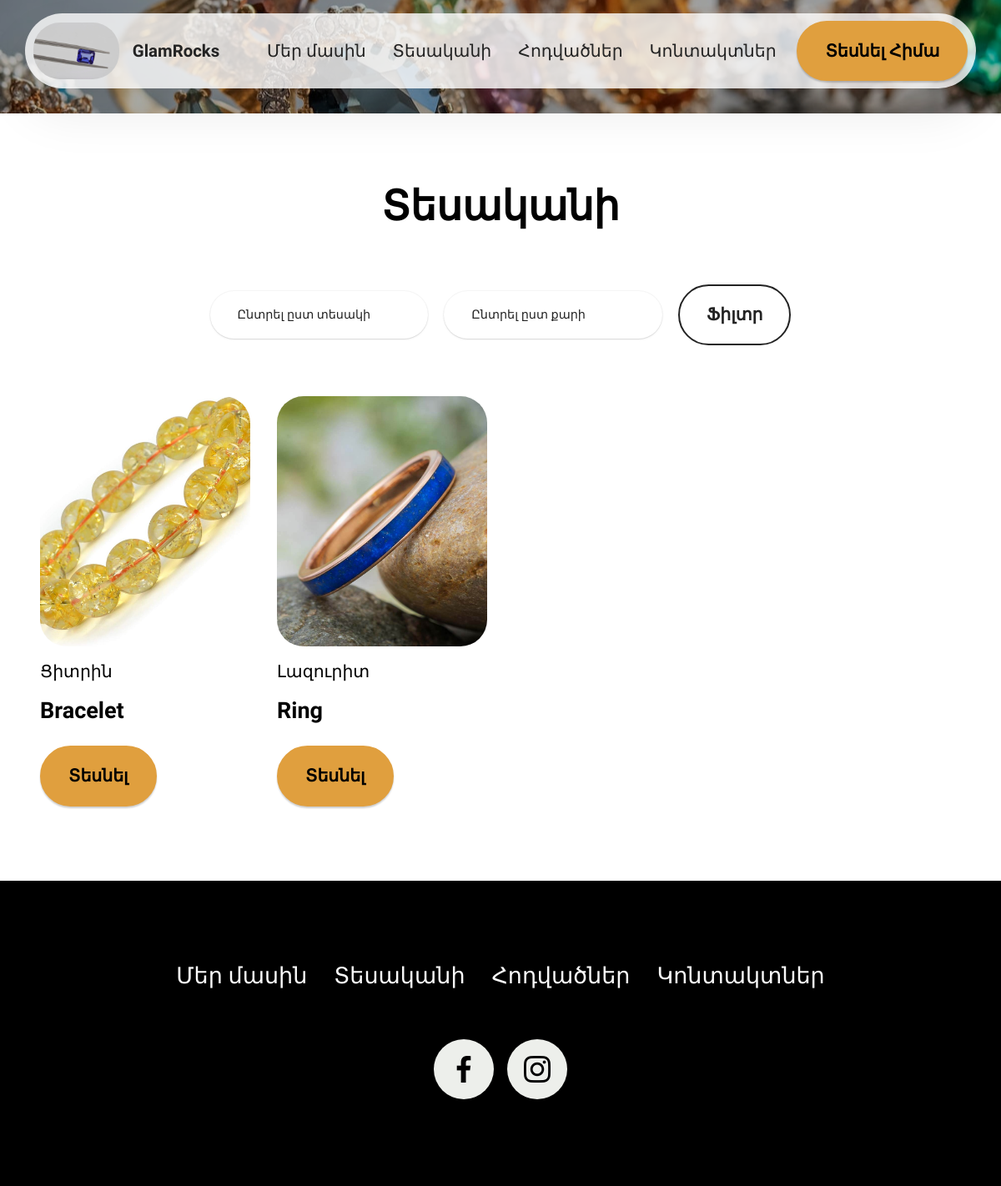
The app's page /product/ with its own data.
### store/models.py (models this page shows, shortened)
class Product(models.Model):
    title = models.CharField(max_length=200, verbose_name='Название')
    pub_date = models.DateTimeField(auto_now_add=True)
    body = models.TextField(verbose_name='Описание')
    image = models.ImageField(upload_to='store/products', verbose_name='Изображение')
    price = models.DecimalField(max_digits=6, decimal_places=2, default=0.00, verbose_name='Цена')
    CATEGORY_CHOICES = [
        ('bracelets', 'Բրասլետներ'),
        ('rings', 'Մատանիներ'),
        ('earrings', 'Ականջօղներ'),
        ('necklaces', 'Վզնոցներ'),
        ('colognes', 'Կուլոններ'),
        ('men', 'Տղամարդկանց համար'),
        ('other', 'Այլ')
    ]
    category = models.CharField(max_length=20, choices=CATEGORY_CHOICES, default='other', verbose_name='Категория')
    tag = models.CharField(max_length=30, default='քարեր', verbose_name='Тег')
    class Meta:
        verbose_name = "Продукт"
        verbose_name_plural = "Продукты"

### store/views.py (the view)
# urls.py: path('product/', views.products, name='products'),
def products(request):
    category = request.GET.get('category')
    tag = request.GET.get('tag')
    if category and tag:
        products = Product.objects.filter(category=category, tag=tag)
    elif category:
        products = Product.objects.filter(category=category)
    elif tag:
        products = Product.objects.filter(tag=tag)
    else:
        products = Product.objects.all()
    categories = Product.CATEGORY_CHOICES
    tags = Product.objects.values('tag').distinct()
    return render(request, 'store/products.html', {'products': products, 'categories': categories, 'tags': tags})

### templates/store/products.html (shortened to what this page needs)
{% extends 'store/base.html' %}
{% load static %}
{% block content %}
{% include 'store/header_secondary.html' %}
<section class="blog-2 cid-tZQRXE9pSn" id="blog-2-tZQRXE9pSn">
    <div class="container-fluid">
        <div class="row justify-content-center mb-5">
            <div class="col-12 content-head">
                <div class="mbr-section-head">
                    <h4 class="mbr-section-title mbr-fonts-style align-center mb-0 display-2">
                        <strong>Տեսականի</strong>
                    </h4>
                </div>
            </div>
        </div>
        <div class="container">
            <form method="GET" action="{% url 'products' %}">
                <div class="row align-items-center justify-content-center mb-5"">
                    <div class="col-sm-3 my-1">
                        <select class="form-control small-text" name="category">
                            <option selected value="">Ընտրել ըստ տեսակի</option>
                        </select>
                    </div>
                    <div class="col-sm-3 my-1">
                        <select class="form-control small-text" name="tag">
                            <option selected value="">Ընտրել ըստ քարի</option>
                        </select>
                    </div>
                    <div class="mbr-section-btn col-md-auto my-1">"
                        <button class="btn btn-black-outline display-7" type="submit">Ֆիլտր</button>
                    </div>
            </form>
        </div>
        <div class="row">
            {% for product in products %}
            <div class="item features-image col-12 col-md-6 col-lg-3 active">
                <div class="item-wrapper">
                    <div class="item-img mb-3">
                        <img src="{{ product.image.url }}">
                    </div>
                    <div class="item-content align-left">
                        <h5 class="item-title mbr-fonts-style mt-0 mb-3 display-7">
                            {{ product.tag }}
                        </h5>
                        <h6 class="item-subtitle mbr-fonts-style mb-3 display-5">
                            <strong>{{ product.title }}</strong>
                        </h6>
                        <div class="mbr-section-btn item-footer">
                            <a href="{% url 'product' product.id %}" class="btn item-btn btn-primary display-7">
                                Տեսնել
                            </a>
                        </div>
                    </div>
                </div>
            </div>
            {% endfor %}
        </div>
    </div>
</section>
{% endblock %}

### static/store/css/theme/css/style.css (style rules this page uses)
section { background-color: #ffffff; }
button { background-color: transparent; border-color: transparent; }
section, .container, .container-fluid { position: relative; word-wrap: break-word; }
a { font-style: normal; font-weight: 400; cursor: pointer; }
a, a:hover { text-decoration: none; }
.mbr-section-title { font-style: normal; line-height: 1.3; }
h1, h2, h3, h4, h5, h6, .display-1, .display-2, .display-4, .display-5, .display-7, span, p, a { line-height: 1; word-break: break-word; word-wrap: break-word; font-weight: 400; }
b, strong { font-weight: bold; }
section { background-position: 50% 50%; background-repeat: no-repeat; background-size: cover; }
.align-left { text-align: left; }
.align-center { text-align: center; }
img, iframe { display: block; width: 100%; }
.mbr-section-btn { margin-left: -0.6rem; margin-right: -0.6rem; font-size: 0; }
.btn { font-weight: 600; border-width: 1px; font-style: normal; margin: 0.6rem 0.6rem; white-space: normal; transition: all 0.2s ease-in-out; display: inline-flex; align-items: center; justify-content: center; word-break: break-word; }
[type=submit] { -webkit-appearance: none; }
.row { display: -webkit-flex; -webkit-flex-wrap: wrap; }
.justify-content-center { -webkit-justify-content: center; }
html, body { height: auto; min-height: 100vh; }
.form-control { background-color: #ffffff; background-clip: border-box; color: #232323; line-height: 1rem !important; height: auto; padding: 1.2rem 2rem; transition: border-color 0.25s ease 0s; border: 1px solid transparent !important; border-radius: 4px; box-shadow: rgba(0, 0, 0, 0.07) 0px 1px 1px 0px, rgba(0, 0, 0, 0.07) 0px 1px 3px 0px, rgba(0, 0, 0, 0.03) 0px 0px 0px 1px; }
.row > * { padding-right: 1rem; padding-left: 1rem; }
form .row { margin-left: -0.6rem; margin-right: -0.6rem; }
form .row [class*=col] { padding-left: 0.6rem; padding-right: 0.6rem; }
form .mbr-section-btn { padding-left: 0.6rem; padding-right: 0.6rem; }
.form-control, form .btn { min-height: 48px; }
.container, .container-fluid { padding-left: 16px; padding-right: 16px; }
.row { margin-left: -16px; margin-right: -16px; }
.row > [class*=col] { padding-left: 16px; padding-right: 16px; }
@media (min-width: 992px) { .container-fluid { padding-left: 32px; padding-right: 32px; } }
.item { position: relative; }

### templates/store/base.html (style rules this page uses)
:root { --background: #F5EAEA; --dominant-color: #9E2A2B; --primary-color: #E09F3E; --secondary-color: #335C67; --success-color: #25C67B; --danger-color: #C82333; --warning-color: #EBB000; --info-color: #0CBCDF; --background-text: #000000; --dominant-text: #FFFFFF; --primary-text: #000000; --secondary-text: #FFFFFF; --success-text: #000000; --danger-text: #FFFFFF; --warning-text: #000000; --info-text: #000000; }
.small-text { font-size: 0.9rem; }

### templates/store/products.html (style rules this page uses)
.cid-tZQRXE9pSn { padding-top: 5rem; padding-bottom: 3rem; background-color: #ffffff; }
.cid-tZQRXE9pSn .item-subtitle { line-height: 1.2; color: #000000; }
.cid-tZQRXE9pSn img, .cid-tZQRXE9pSn .item-img { width: 100%; height: 100%; height: 300px; object-fit: cover; }
.cid-tZQRXE9pSn .item { margin-bottom: 2rem; }
.cid-tZQRXE9pSn .item-wrapper { position: relative; border-radius: 4px; height: 100%; display: flex; flex-flow: column nowrap; }
.cid-tZQRXE9pSn .mbr-section-title { color: #000000; }
.cid-tZQRXE9pSn .mbr-text, .cid-tZQRXE9pSn .mbr-section-btn { color: #000000; }
.cid-tZQRXE9pSn .item-title { color: #000000; }
.cid-tZQRXE9pSn .content-head { max-width: 800px; }

### records on screen
Product: image (picture), tag "Ցիտրին", title "Bracelet"
Product: image (picture), tag "Լազուրիտ", title "Ring"
